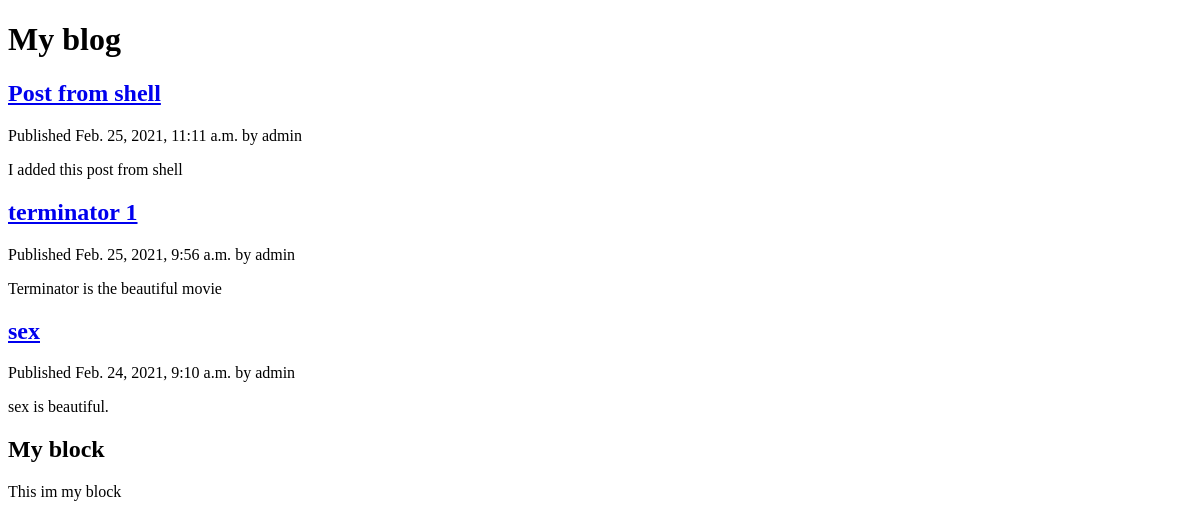
Before: /firstpage/ with the older database file.
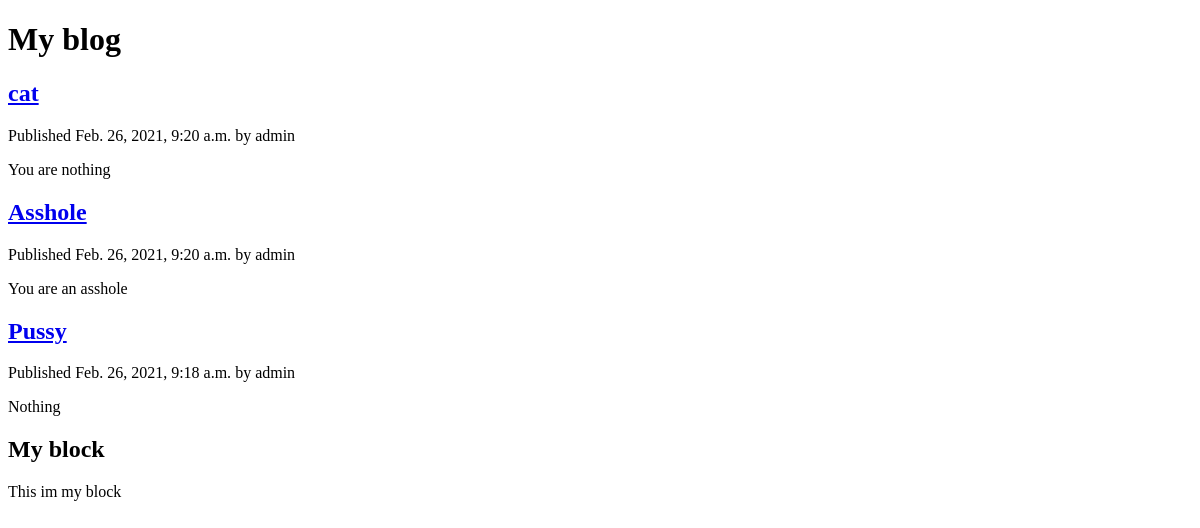
After: the same page with the newer database file.
### firstpage/models.py (models this page shows, shortened)
class Post(models.Model):
    STATUS_CHOICES = (
            ('draft', 'Draft'),
            ('published', 'Published')
            )
    title = models.CharField(max_length=250)
    slug = models.SlugField(max_length=250,
                            unique_for_date='publish')
    author = models.ForeignKey(User,
                               on_delete=models.CASCADE,
                               related_name='blog_post')
    body = models.TextField()
    publish = models.DateTimeField(default=timezone.now)
    created = models.DateTimeField(auto_now_add=True)
    updated = models.DateTimeField(auto_now=True)
    status = models.CharField(max_length=15,
                              choices=STATUS_CHOICES,
                              default='draft')
    class Meta:
        ordering = ('-publish',)
    objects = models.Manager()
    published = PublishedManager()
    def get_absolute_url(self):
        return reverse('fpage:post_detail',
                       args=[
                            self.publish.year,
                            self.publish.month,
                            self.publish.day,
                            self.slug
                            ]
                       )

### firstpage/views.py (the view)
# urls.py: path('', views.post_list, name='post_list'),
def post_list(request):
    posts = Post.published.all()
    paginator = Paginator(posts, 3)
    page = request.GET.get('page')
    try:
        posts = paginator.page(page)
    except PageNotAnInteger:
        posts = paginator.page(1)
    except EmptyPage:
        posts = paginator.page(paginator.num_pages)
    return render(request,
                  'firstpage/post/list.html',
                  {'posts' : posts, 'page':page}
                 )

### firstpage/models.py (called while the page is built)
    def get_queryset(self):
        return super().get_queryset().filter(status="published")

### firstpage/templates/firstpage/post/list.html (shortened to what this page needs)
{% extends "firstpage/base.html" %}
{% block content %}
	<h1>My blog</h1>
	{% for post in posts %}
	<h2>
		<a href="{{ post.get_absolute_url }}">{{ post.title }}</a>
	</h2>
	<p class="date">Published {{ post.publish }} by {{ post.author }}</p>
	{{ post.body|truncatewords:30|linebreaks }}
	{% endfor %}
{% endblock %}

Changed rows visible on the page:
no longer on this page (row unchanged): Post: title "Post from shell", publish "Feb. 25, 2021, 11:11 a.m.", author "admin", body "I added this post from shell"
no longer on this page (row unchanged): Post: title "terminator 1", publish "Feb. 25, 2021, 9:56 a.m.", author "admin", body "Terminator is the beautiful movie"
no longer on this page (row unchanged): Post: title "sex", publish "Feb. 24, 2021, 9:10 a.m.", author "admin", body "sex is beautiful."
added Post: title "cat", publish "Feb. 26, 2021, 9:20 a.m.", author "admin", body "You are nothing"
added Post: title "Asshole", publish "Feb. 26, 2021, 9:20 a.m.", author "admin", body "You are an asshole"
added Post: title "Pussy", publish "Feb. 26, 2021, 9:18 a.m.", author "admin", body "Nothing"
